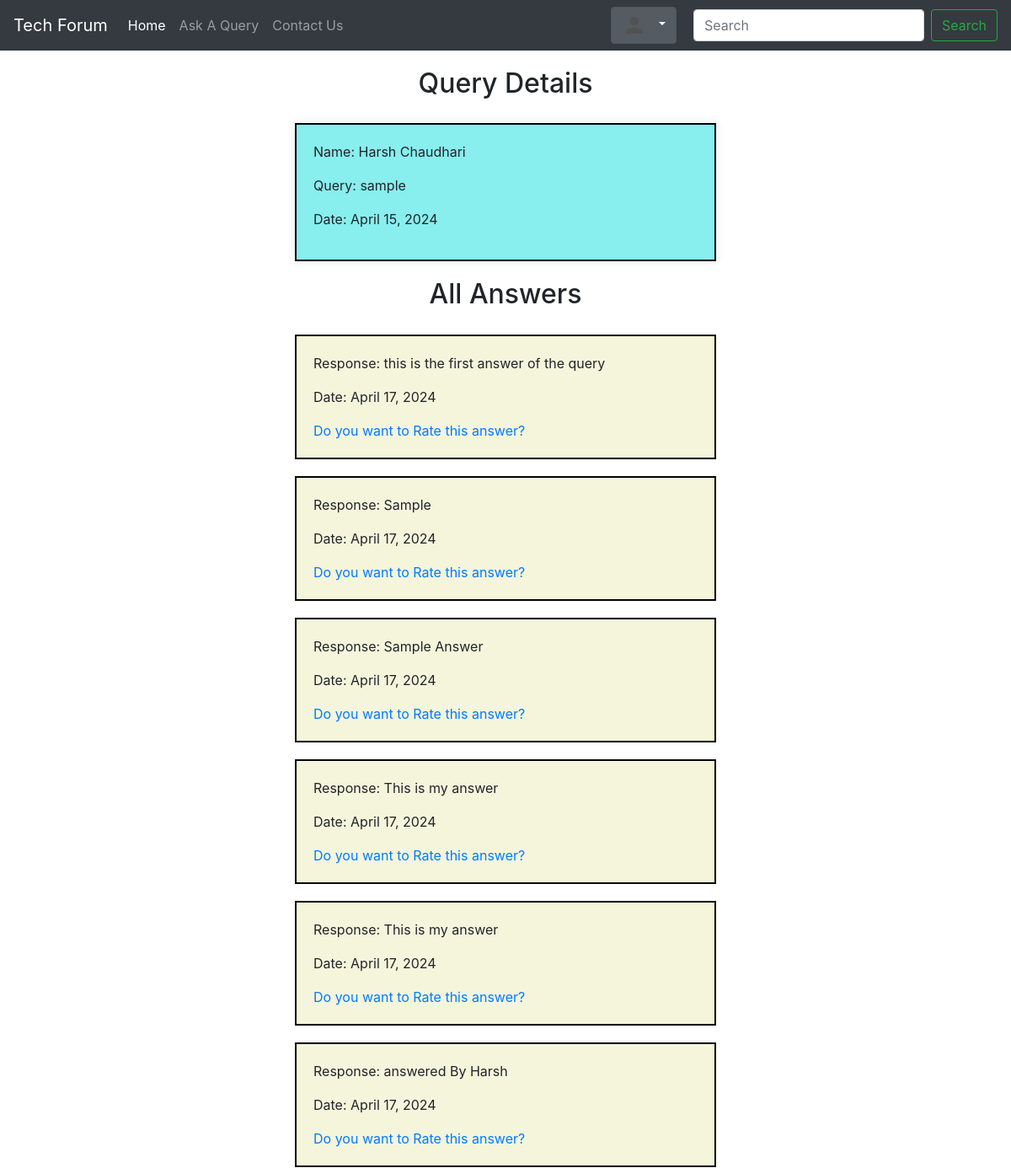
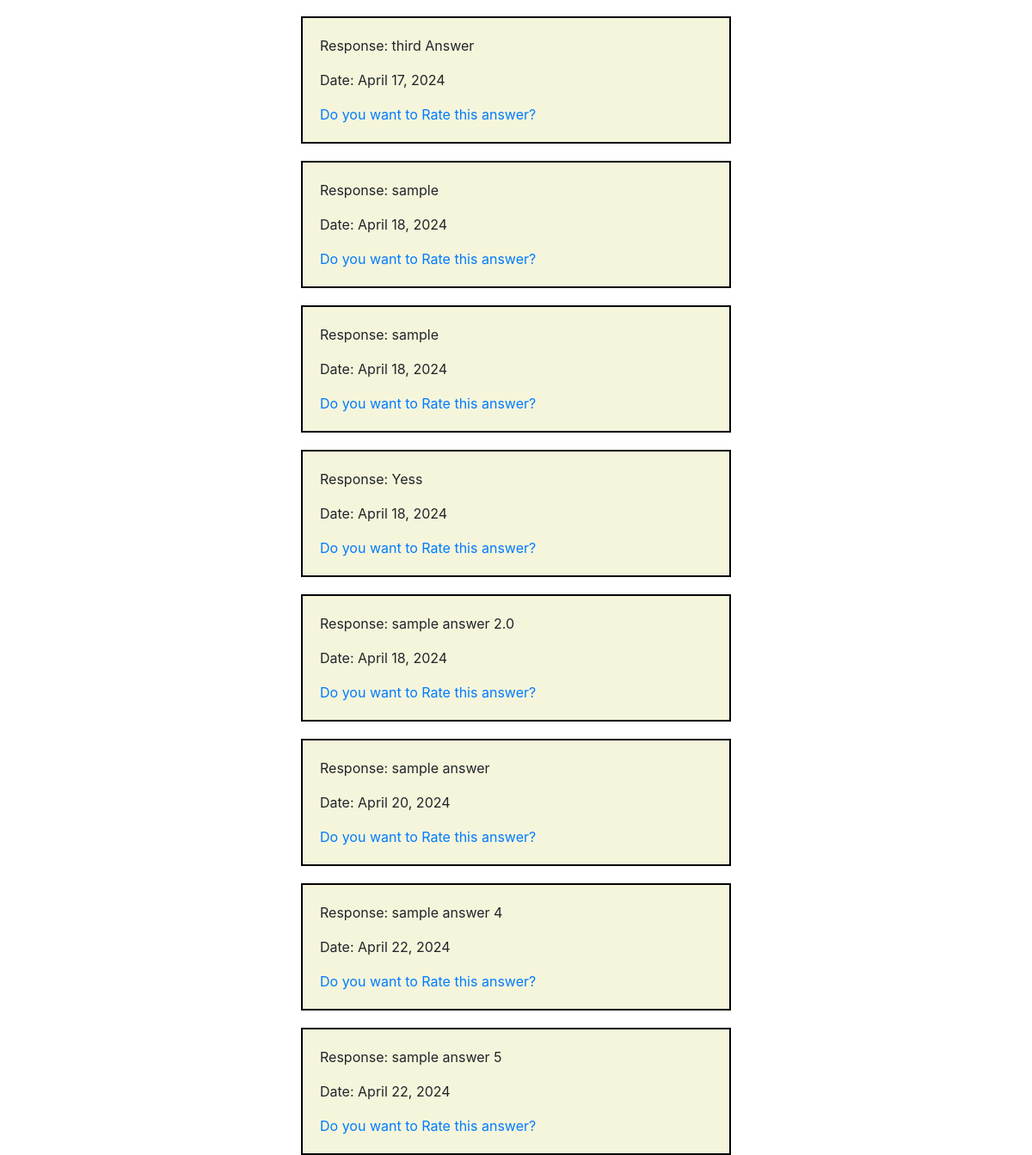
Page /AllAnswers/2 on the committed database (2 pictures, top to bottom).
### Home/models.py (models this page shows, shortened)
class Querry(models.Model):
    query_id = models.AutoField(primary_key=True)
    user = models.ForeignKey(User, on_delete=models.CASCADE)
    name = models.CharField(max_length=122)
    email = models.EmailField(max_length=122)
    desc = models.TextField()
    date = models.DateField(default=date.today)
    Cat = models.CharField(max_length=20, default='Other')
    viewcount = models.IntegerField(default=0)

class Answers(models.Model):
    answer_id = models.AutoField(primary_key=True)
    user = models.ForeignKey(User, on_delete=models.CASCADE)
    query = models.ForeignKey(Querry, on_delete=models.CASCADE)
    response = models.TextField()
    rating = models.IntegerField(default=0)
    date = models.DateField(default=date.today)

### Home/views.py (the view)
# urls.py: path("AllAnswers/<int:query_id>",views.AllAnswers,name='AllAnswers'),
def AllAnswers(request, query_id):
    query = Querry.objects.get(pk=query_id)
    answers = Answers.objects.filter(query=query)
    query.viewcount += 1
    return render(request, 'AllAnswer.html', {'query': query, 'answers': answers})

### Templates/AllAnswer.html (shortened to what this page needs)
{% extends "base.html" %}
{% block body %}
    <div style="display: flex; justify-content: center; align-items: center; flex-direction: column; padding-top: 20px;">
        <h2>Query Details</h2>
        <div style="border: 2px solid #000000; padding: 20px; width: 500px; background-color: rgb(136, 238, 238); box-shadow: 0 0 10px rgba(0, 0, 0, 0.1); margin: 20px;">
            <p>Name: {{ query.name }}</p>
            <p>Query: {{ query.desc }}</p>
            <p>Date: {{ query.date }}</p>
        </div>
        <h2>All Answers</h2>
        {% if answers %}
            <div style="width: 500px;">
                {% for answer in answers %}
                    <div style="border: 2px solid #000000; padding: 20px; margin-top: 20px; background-color: beige;">
                        <p>Response: {{ answer.response }}</p>
                        <p>Date: {{ answer.date }}</p>
                        <a href="#" onclick="openPopup('{{ answer.answer_id }}')">Do you want to Rate this answer?</a>
                    </div>
                {% endfor %}
            </div>
        {% else %}
            <p>No answers found for this query.</p>
        {% endif %}
    </div>
{% endblock body %}

### rows in the picture
Querry: name "Harsh Chaudhari", desc "sample", date "April 15, 2024"
Answers: response "this is the first answer of the query", date "April 17, 2024"
Answers: response "Sample", date "April 17, 2024"
Answers: response "Sample Answer", date "April 17, 2024"
Answers: response "This is my answer", date "April 17, 2024"
Answers: response "This is my answer", date "April 17, 2024"
Answers: response "answered By Harsh", date "April 17, 2024"
Answers: response "third Answer", date "April 17, 2024"
Answers: response "sample", date "April 18, 2024"
Answers: response "sample", date "April 18, 2024"
Answers: response "Yess", date "April 18, 2024"
Answers: response "sample answer 2.0", date "April 18, 2024"
Answers: response "sample answer", date "April 20, 2024"
Answers: response "sample answer 4", date "April 22, 2024"
Answers: response "sample answer 5", date "April 22, 2024"
